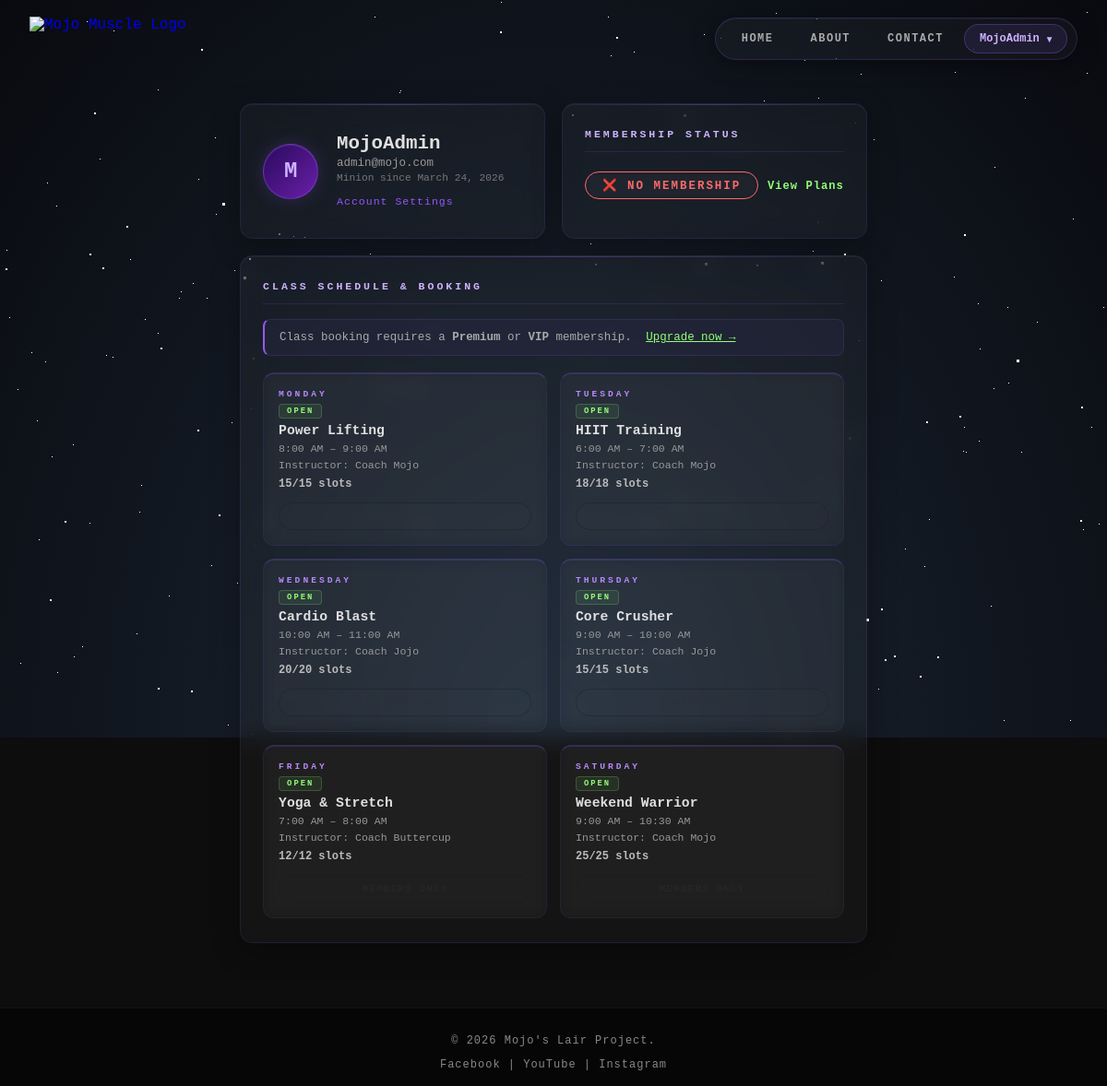
/dashboard.php (signed in), run on the app's committed database.
### tables this page shows
CREATE TABLE IF NOT EXISTS users (
    id         INT AUTO_INCREMENT PRIMARY KEY,
    username   VARCHAR(50)  NOT NULL UNIQUE,
    email      VARCHAR(100) NOT NULL UNIQUE,
    password   VARCHAR(255) NOT NULL,
    role       ENUM('member','admin') DEFAULT 'member',
    created_at TIMESTAMP DEFAULT CURRENT_TIMESTAMP
);

CREATE TABLE IF NOT EXISTS gym_classes (
    id           INT AUTO_INCREMENT PRIMARY KEY,
    class_name   VARCHAR(100) NOT NULL,
    instructor   VARCHAR(100) NOT NULL,
    schedule_day ENUM('Monday','Tuesday','Wednesday','Thursday','Friday','Saturday','Sunday') NOT NULL,
    start_time   TIME NOT NULL,
    end_time     TIME NOT NULL,
    max_slots    INT DEFAULT 20,
    status       ENUM('open','closed') DEFAULT 'open',
    created_at   TIMESTAMP DEFAULT CURRENT_TIMESTAMP
);

### dashboard.php (the view, shortened to what this page needs)
<?php
require_once __DIR__ . '/config/db.php';
$user_id = $_SESSION['user_id'];
$stmt = $conn->prepare("
    SELECT u.username, u.email, u.created_at, m.plan, m.status, m.start_date, m.end_date
    FROM users u
    LEFT JOIN memberships m ON m.id = (SELECT id FROM memberships WHERE user_id = u.id ORDER BY id DESC LIMIT 1)
    WHERE u.id = ?
");
$stmt->bind_param("i", $user_id); $stmt->execute();
$user = $stmt->get_result()->fetch_assoc(); $stmt->close();
$cs = $conn->prepare("
    SELECT gc.*,
           (SELECT COUNT(*) FROM bookings WHERE class_id=gc.id) AS booked_count,
           (SELECT COUNT(*) FROM bookings WHERE class_id=gc.id AND user_id=?) AS is_booked
    FROM gym_classes gc
    ORDER BY FIELD(gc.schedule_day,'Monday','Tuesday','Wednesday','Thursday','Friday','Saturday','Sunday'), gc.start_time
");
$cs->bind_param("i", $user_id); $cs->execute();
$all_classes = $cs->get_result()->fetch_all(MYSQLI_ASSOC); $cs->close();
$plan       = $user['plan']   ?? 'Free';
$status     = $user['status'] ?? '';
$mem_active = $status === 'active';
$pd_map     = [
    'Free'=>['FREE','#aaa',''], 'Monthly'=>['FREE','#aaa',''],
    'Premium'=>['PREMIUM','#92ff77',''], 'Quarterly'=>['PREMIUM','#92ff77',''],
    'VIP'=>['VIP','#ffd700',''], 'Annual'=>['VIP','#ffd700',''],
];
[$label, $color, $icon] = $pd_map[$plan] ?? ['FREE','#aaa',''];
$can_book = $mem_active && $label !== 'FREE';
$days_left = $pct = 0;
$is_free_plan = ($user['plan'] ?? '') === 'Free';
?>
<!DOCTYPE html>
<html lang="en">
<head>
    <link rel="stylesheet" href="assets/css/style.css">
    <link rel="stylesheet" href="assets/css/bg.css">
    <link rel="stylesheet" href="assets/css/inup.css">
    <link rel="stylesheet" href="assets/css/home.css">
</head>
<body>
<?php include 'bg.php'; ?>
<?php $page = "DASHBOARD"; include 'navbar.php'; ?>
<div class="dash-wrapper">
    <div class="dash-section">
        <div class="dash-card profile-card">
            <div class="profile-avatar"><?php echo strtoupper(substr($user['username'],0,1)); ?></div>
            <div class="profile-info">
                <h2 class="profile-name"><?php echo htmlspecialchars($user['username']); ?></h2>
                <p class="profile-email"><?php echo htmlspecialchars($user['email']); ?></p>
                <p class="profile-joined">Minion since <?php echo date('F j, Y', strtotime($user['created_at'])); ?></p>
                <a href="profile.php" class="dash-settings-link">Account Settings</a>
            </div>
        </div>
        <div class="dash-card membership-card">
            <p class="card-title">Membership Status</p>
            <?php if ($mem_active): ?>
            <div class="mem-badge" style="border-color:<?php echo $color; ?>; color:<?php echo $color; ?>;">
                <?php echo $label; ?> — ACTIVE
            </div>
            <?php if ($label !== 'FREE'): ?>
            <div class="mem-detail"><span>Started</span><span><?php echo date('M j, Y', strtotime($user['start_date'])); ?></span></div>
            <div class="mem-detail"><span>Expires</span><span><?php echo $is_free_plan ? '♾️ Lifetime' : date('M j, Y', strtotime($user['end_date'])); ?></span></div>
            <div class="mem-detail">
                <span>Days Left</span>
                <span style="color:#92ff77"><?php echo $is_free_plan ? '∞ Lifetime' : $days_left.' days'; ?></span>
            </div>
            <?php if ($pct > 0): ?>
            <div class="mem-bar-wrap">
                <div class="mem-bar"><div class="mem-bar-fill" style="width:<?php echo $pct; ?>%; background:<?php echo $color; ?>;"></div></div>
                <small><?php echo $pct; ?>% remaining</small>
            </div>
            <?php endif; ?>
            <?php else: ?>
            <p style="color:#888; font-size:0.82rem; margin-top:12px;">You're on the free plan. Upgrade to unlock class booking, priority slots & more.</p>
            <?php endif; ?>
            <a href="plans.php" class="upgrade-link" style="color:<?php echo $label==='FREE'?'#92ff77':($label==='PREMIUM'?'#ffd700':'#cfb2ff'); ?>">
                <?php echo $label==='FREE'?'Upgrade Plan':($label==='PREMIUM'?'Go VIP':'Best plan — maxed out.'); ?>
            </a>
            <?php else: ?>
            <div class="mem-badge" style="border-color:#ff6b6b; color:#ff6b6b;">❌ NO MEMBERSHIP</div>
            <a href="plans.php" class="upgrade-link" style="color:#92ff77;">View Plans</a>
            <?php endif; ?>
        </div>
    </div>
    <div class="dash-card full-width">
        <p class="card-title">Class Schedule & Booking</p>
        <?php if (!$can_book): ?>
        <div class="upgrade-notice">
            <?php if ($label === 'FREE'): ?>
            Class booking requires a <strong>Premium</strong> or <strong>VIP</strong> membership.
            <a href="plans.php" style="color:#92ff77; margin-left:8px;">Upgrade now →</a>
            <?php else: ?>
            Your membership is inactive. <a href="plans.php" style="color:#92ff77;">View plans →</a>
            <?php endif; ?>
        </div>
        <?php endif; ?>
        <div class="classes-grid">
            <?php foreach ($all_classes as $cls):
                $slots_left = $cls['max_slots'] - $cls['booked_count'];
                $is_booked  = (bool)$cls['is_booked'];
                $is_full    = $slots_left <= 0 && !$is_booked;
                $is_closed  = ($cls['status'] ?? 'open') === 'closed';
                $cls_class  = $is_closed ? 'closed-class' : ($is_booked ? 'booked' : ($is_full ? 'full' : ''));
                $time_str   = date('g:i A', strtotime($cls['start_time'])).' – '.date('g:i A', strtotime($cls['end_time']));
            ?>
            <div class="class-card <?php echo $cls_class; ?>">
                <div class="class-day"><?php echo $cls['schedule_day']; ?></div>
                <span class="class-status-badge <?php echo $is_closed ? 'closed' : 'open'; ?>"><?php echo $is_closed ? 'CLOSED' : 'OPEN'; ?></span>
                <div class="class-name"><?php echo htmlspecialchars($cls['class_name']); ?></div>
                <div class="class-meta"><?php echo $time_str; ?></div>
                <div class="class-meta">Instructor: <?php echo htmlspecialchars($cls['instructor']); ?></div>
                <?php if (!$is_closed): ?>
                <div class="class-slots <?php echo $slots_left <= 3 ? 'low' : ''; ?>">
                    <?php if ($is_booked): ?>Booked
                    <?php elseif ($is_full): ?>Full
                    <?php else: ?><?php echo $slots_left; ?>/<?php echo $cls['max_slots']; ?> slots
                    <?php endif; ?>
                </div>
                <?php if ($can_book): ?>
                    <?php if ($is_booked): ?>
                        <button class="class-btn cancel-btn" data-id="<?php echo $cls['id']; ?>">CANCEL</button>
                    <?php elseif (!$is_full): ?>
                        <button class="class-btn book-btn" data-id="<?php echo $cls['id']; ?>">BOOK CLASS</button>
                    <?php else: ?>
                        <button class="class-btn" disabled>FULL</button>
                    <?php endif; ?>
                <?php else: ?>
                    <button class="class-btn" disabled style="opacity:0.35;">MEMBERS ONLY</button>
                <?php endif; ?>
                <?php else: ?>
                <button class="class-btn" disabled style="background:#2a0000; color:#ff6b6b; border:1px solid #4a0000;">UNAVAILABLE</button>
                <?php endif; ?>
            </div>
            <?php endforeach; ?>
        </div>
    </div>
</div>
<?php include 'footer.php'; ?>
</body>
</html>

### bg.php (shortened to what this page needs)
<div class="container">
    <div id="stars3"></div>
</div>

### navbar.php (shortened to what this page needs)
<?php
$is_logged = isset($_SESSION['user_id']);
$username  = $_SESSION['username'] ?? '';
?>
<nav class="navbar">
    <a href="HOME.php" class="nav-brand">
        <img src="Assets/image/logo.png" alt="Mojo Muscle Logo" class="nav-logo">
    </a>
    <ul class="nav-links">
        <li><a href="HOME.php"    class="<?php echo $page==='HOME'    ? 'active':'' ?>">HOME</a></li>
        <li><a href="about.php"   class="<?php echo $page==='ABOUT'   ? 'active':'' ?>">ABOUT</a></li>
        <li><a href="contact.php" class="<?php echo $page==='CONTACT' ? 'active':'' ?>">CONTACT</a></li>
        <?php if ($is_logged): ?>
        <li class="nav-dropdown">
            <button class="nav-user-btn" id="nav-user-btn">
                <span class="nav-username"><?php echo htmlspecialchars($username); ?></span>
                <span class="nav-chevron">▾</span>
            </button>
        </li>
        <?php else: ?>
        <li><a href="#" id="open-signin-btn">SIGN IN</a></li>
        <?php endif; ?>
    </ul>
</nav>

### footer.php
<footer>
    <div class="footer-container">
        <p>&copy; <?php echo date("Y"); ?> Mojo's Lair Project.</p>
        <div>
            <a href="https://www.facebook.com/MojoMuscle" target="_blank">Facebook</a> | <a href="https://www.youtube.com/channel/UChVxyHiB8CHLUns-mF57JCQ" target="_blank">YouTube</a> | <a href="https://www.instagram.com/mojomuscleph/" target="_blank">Instagram</a>
        </div>
    </div>
</footer>

### Assets/CSS/style.css (style rules this page uses)
*, *::before, *::after { box-sizing: border-box; }
body { font-family: 'Courier New', Courier, monospace; background-color: #0d0d0d; color: #e0e0e0; display: flex; flex-direction: column; min-height: 100vh; margin: 0; }
.navbar { padding: 18px 32px; display: flex; justify-content: space-between; align-items: center; position: relative; z-index: 100; }
.nav-brand { display: flex; align-items: center; text-decoration: none; }
.nav-logo { height: 48px; width: auto; }
.nav-links { list-style: none; margin: 0; padding: 6px 10px; display: flex; gap: 4px; background: rgba(255,255,255,0.03); border: 1px solid rgba(151,95,255,0.2); border-radius: 50px; backdrop-filter: blur(12px); box-shadow: 0 4px 24px rgba(0,0,0,0.4), inset 0 1px 0 rgba(255,255,255,0.04); }
.nav-links a { display: inline-block; color: #aaa; text-decoration: none; font-weight: 600; font-size: 12px; letter-spacing: 1.5px; padding: 9px 18px; border-radius: 30px; transition: all 0.3s; }
.nav-dropdown { position: relative; display: flex; align-items: center; }
.nav-user-btn { display: flex; align-items: center; gap: 8px; background: rgba(151,95,255,0.1); border: 1px solid rgba(151,95,255,0.3); border-radius: 30px; padding: 8px 16px; color: #cfb2ff; font-family: 'Courier New', monospace; font-weight: 600; font-size: 12px; cursor: pointer; transition: all 0.3s; white-space: nowrap; }
.nav-chevron { font-size: 0.65rem; transition: transform 0.3s; }
.card-title { color: #cfb2ff; font-size: 0.72rem; font-weight: 900; text-transform: uppercase; letter-spacing: 3px; margin: 0 0 16px; padding-bottom: 12px; border-bottom: 1px solid rgba(151,95,255,0.15); }
footer { background: rgba(0,0,0,0.5); backdrop-filter: blur(8px); color: #888; text-align: center; padding: 16px 0; border-top: 1px solid rgba(151,95,255,0.1); font-size: 12px; margin-top: auto; letter-spacing: 1px; }
.footer-container { max-width: 1200px; margin: 0 auto; padding: 0 20px; }
.footer-container a { color: #888; text-decoration: none; transition: color 0.2s; }

### data on the page
users: username "M", username "MojoAdmin", email "admin@mojo.com", created_at "March 24, 2026"
gym_classes: schedule_day "MONDAY", status "OPEN", class_name "Power Lifting", time_str "8:00 AM – 9:00 AM", instructor "Coach Mojo", max_slots "15"
gym_classes: schedule_day "TUESDAY", status "OPEN", class_name "HIIT Training", time_str "6:00 AM – 7:00 AM", instructor "Coach Mojo", max_slots "18"
gym_classes: schedule_day "WEDNESDAY", status "OPEN", class_name "Cardio Blast", time_str "10:00 AM – 11:00 AM", instructor "Coach Jojo", max_slots "20"
gym_classes: schedule_day "THURSDAY", status "OPEN", class_name "Core Crusher", time_str "9:00 AM – 10:00 AM", instructor "Coach Jojo", max_slots "15"
gym_classes: schedule_day "FRIDAY", status "OPEN", class_name "Yoga & Stretch", time_str "7:00 AM – 8:00 AM", instructor "Coach Buttercup", max_slots "12"
gym_classes: schedule_day "SATURDAY", status "OPEN", class_name "Weekend Warrior", time_str "9:00 AM – 10:30 AM", instructor "Coach Mojo", max_slots "25"

### other printed values
$username "MojoAdmin"
